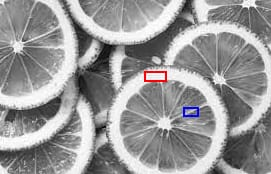
#> input picture image_new.jpeg, 271 x 174 px, found by its file name
$ jupyter execute 72_IVP_Ex1.ipynb
#> lines starting #> are read from the running program, lines starting #| are printed output that depends on the picture; after the words box and inside, x2 and y2 are one past the last pixel; in counts of white or black regions, pixels touching at a corner belong together
[cell 1]
import cv2
import numpy as np
import matplotlib.pyplot as plt

[cell 2]
img=cv2.imread(r'D:\Malathi\SEM_6\IVP\image_new.jpeg')
#> img is the input picture: shape (174, 271, 3); mean B, G, R 151.5, 151, 151.6

[cell 3]
plt.imshow(img)

[cell 4]
image=cv2.imread(r'D:\Malathi\SEM_6\IVP\image_new.jpeg')

# Convert to Grayscale
gray = cv2.cvtColor(image, cv2.COLOR_BGR2GRAY)

_, th2 = cv2.threshold(gray, 0, 255, cv2.THRESH_BINARY + cv2.THRESH_OTSU)
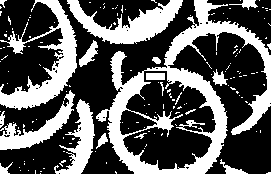
#> th2: shape (174, 271); 35.1% white; 152 white regions (133 under 20 px)
#plt.imshow(th2)

# Use a copy of your image e.g. edged.copy(), since findContours alters the image
contours, hierarchy = cv2.findContours(th2, cv2.RETR_CCOMP, cv2.CHAIN_APPROX_SIMPLE)
#> contours = 189 contours, 173 with area under 20; largest, box (x1, y1, x2, y2) and area: (96, 0, 271, 174) 12992, (122, 70, 217, 171) 5922, (0, 0, 77, 110) 2536, (67, 0, 183, 44) 2010, (0, 90, 75, 150) 1155

# Draw all contours, note this overwrites the input image (inplace operation)
# Use '-1' as the 3rd parameter to draw all
cv2.drawContours(image, contours, -1, (255,255,255), thickness = 0)
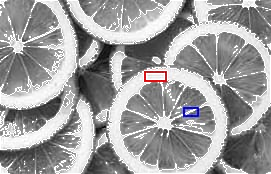
#> image: shape (174, 271, 3); 9.93% of pixels changed, all inside (x1, y1, x2, y2) = (0, 0, 271, 174)
plt.imshow(image)

[cell 5]
import cv2

def denoise_image(input_image_path, output_image_path, h=27, templateWindowSize=7, searchWindowSize=21):
    # Read the image
#> called with input_image_path = 'D:\\Malathi\\SEM_6\\IVP\\image_new.jpeg', output_image_path = 'image_new_1.jpeg', h = 27, templateWindowSize = 7, searchWindowSize = 21
    image = cv2.imread(input_image_path)

    # Convert the image to grayscale (if it's a color image)
    if len(image.shape) == 3:
        image = cv2.cvtColor(image, cv2.COLOR_BGR2GRAY)

    # Denoise the image using the Non-Local Means Denoising algorithm
    denoised_image = cv2.fastNlMeansDenoising(image, None, h=h, templateWindowSize=templateWindowSize, searchWindowSize=searchWindowSize)
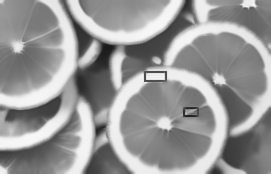
#> denoised_image: shape (174, 271); min 24, max 249, mean 151.2

    # Save the denoised image
    cv2.imwrite(output_image_path, denoised_image)

# Example usage
input_image_path = 'D:\Malathi\SEM_6\IVP\image_new.jpeg'
output_image_path = 'image_new_1.jpeg'
denoise_image(input_image_path, output_image_path)

[cell 6]
image=cv2.imread(r'D:\Malathi\SEM_6\IVP\image_new.jpeg')

_, th2 = cv2.threshold(image, 200, 255, cv2.THRESH_BINARY_INV)
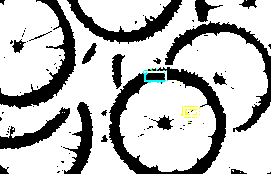
#> th2: shape (174, 271, 3); mean B, G, R 191.4, 191.9, 191.4
th2=cv2.cvtColor(th2,cv2.COLOR_BGR2GRAY)
#> th2: shape (174, 271)
th2=np.uint8(th2)

contours, hierarchy = cv2.findContours(th2, cv2.RETR_CCOMP, cv2.CHAIN_APPROX_SIMPLE)
#> contours = 98 contours, 85 with area under 20; largest, box (x1, y1, x2, y2) and area: (0, 0, 271, 174) 28200, (0, 0, 65, 96) 5019, (78, 0, 171, 32) 1947, (111, 53, 126, 90) 312, (155, 114, 174, 131) 168
cv2.drawContours(image, contours, -1, (0,0,0), thickness = 0)
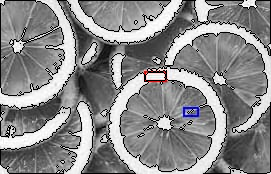
#> image: shape (174, 271, 3); 7.82% of pixels changed, all inside (x1, y1, x2, y2) = (0, 0, 271, 174)
plt.imshow(image)

[cell 7]
result=cv2.bitwise_and(img,img,mask=th2)
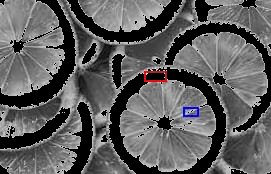
#> result: shape (174, 271, 3); mean B, G, R 93.9, 93.4, 93.9
plt.imshow(result)

[cell 8]
def segment_with_histogram(image):
    gray = cv2.cvtColor(image, cv2.COLOR_BGR2GRAY)
    _, thresholded = cv2.threshold(gray, 0, 255, cv2.THRESH_BINARY + cv2.THRESH_OTSU)
    return thresholded

[cell 9]
img = cv2.imread("D:\Malathi\SEM_6\IVP\image_new.jpeg")

[cell 10]
img2 = segment_with_histogram(img)
plt.imshow(cv2.cvtColor(img2, cv2.COLOR_BGR2RGB))

[cell 11]
image = cv2.imread("D:\Malathi\SEM_6\IVP\image_new.jpeg")

_, th2 = cv2.threshold(image, 200, 255, cv2.THRESH_BINARY_INV)
th2=cv2.cvtColor(th2,cv2.COLOR_BGR2GRAY)
th2=np.uint8(th2)

contours, hierarchy = cv2.findContours(th2, cv2.RETR_CCOMP, cv2.CHAIN_APPROX_SIMPLE)
cv2.drawContours(image, contours, -1, (0,0,0), thickness = 0)
plt.imshow(image)

[cell 12]
_, th2 = cv2.threshold(image, 200, 255, cv2.THRESH_BINARY_INV)
#> th2: shape (174, 271, 3)
th2=cv2.cvtColor(th2,cv2.COLOR_BGR2GRAY)
#> th2: shape (174, 271)
th2=np.uint8(th2)

$ run again, with Butterfly.jpg copied over image_new.jpeg
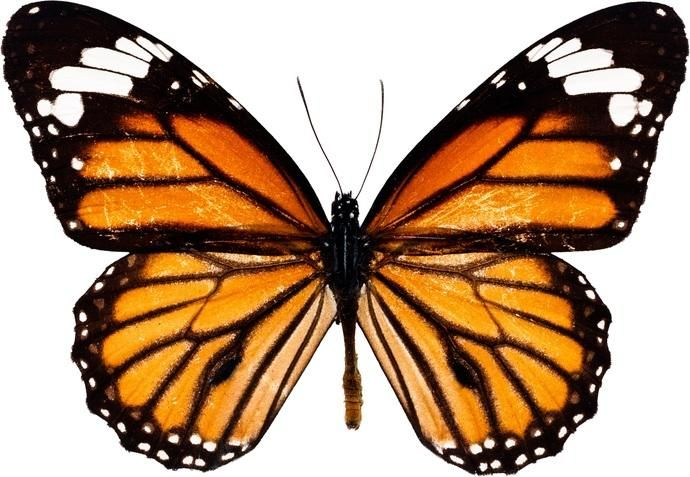
#> input picture Butterfly.jpg, 690 x 477 px, found by its file name
#> img is the input picture: shape (477, 690, 3); mean B, G, R 119.3, 145.3, 175.1
#> `_, th2 = cv2.threshold(gray, 0, 255, cv2.THRESH_BINARY + cv2.THRESH_OT..`:
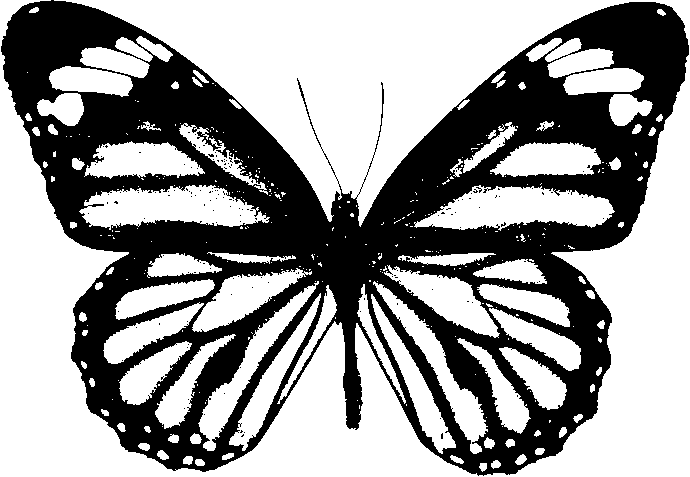
#> th2: shape (477, 690); 60.4% white; 152 black regions (151 under 20 px)
#> `contours, hierarchy = cv2.findContours(th2, cv2.RETR_CCOMP, cv2.CHAIN_..`: contours = 605 contours, 510 with area under 20; largest, box (x1, y1, x2, y2) and area: (0, 0, 690, 477) 124701, (414, 185, 615, 231) 5662, (79, 185, 270, 230) 5334, (198, 281, 319, 451) 3260, (373, 281, 488, 454) 3235
#> `contours, hierarchy = cv2.findContours(th2, cv2.RETR_CCOMP, cv2.CHAIN_..`: contours = 97 contours, 27 with area under 20; largest, box (x1, y1, x2, y2) and area: (1, 0, 690, 476) 202182, (50, 66, 134, 97) 1770, (563, 67, 643, 96) 1652, (80, 47, 150, 79) 1256, (547, 48, 614, 78) 1170
#> `result=cv2.bitwise_and(img,img,mask=th2)`:
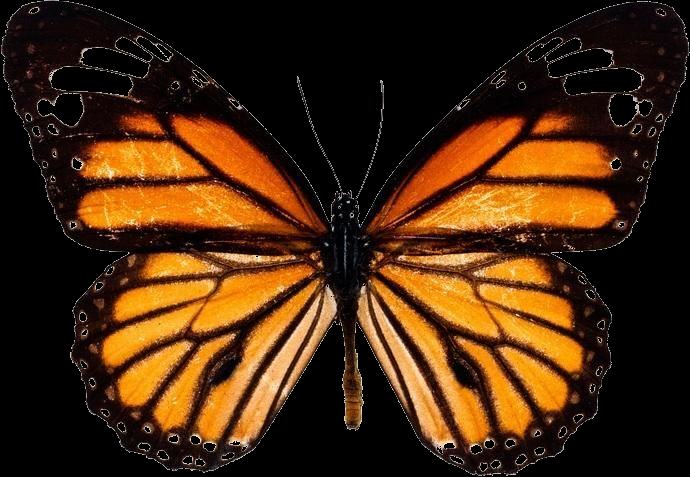
#> result: shape (477, 690, 3); mean B, G, R 14.4, 40.3, 69.9
